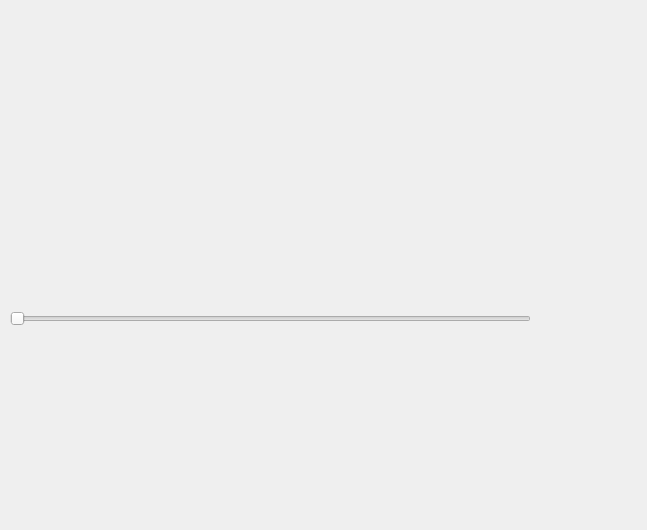
<?xml version="1.0" encoding="UTF-8"?>
<ui version="4.0">
 <class>Dynamic_battery</class>
 <widget class="QWidget" name="Dynamic_battery">
  <property name="geometry">
   <rect>
    <x>0</x>
    <y>0</y>
    <width>647</width>
    <height>530</height>
   </rect>
  </property>
  <property name="windowTitle">
   <string>Dynamic_battery</string>
  </property>
  <widget class="QSlider" name="horizontalSlider">
   <property name="geometry">
    <rect>
     <x>10</x>
     <y>310</y>
     <width>521</width>
     <height>18</height>
    </rect>
   </property>
   <property name="orientation">
    <enum>Qt::Horizontal</enum>
   </property>
  </widget>
  <widget class="Battery" name="battery" native="true">
   <property name="geometry">
    <rect>
     <x>20</x>
     <y>10</y>
     <width>482</width>
     <height>257</height>
    </rect>
   </property>
  </widget>
 </widget>
 <customwidgets>
  <customwidget>
   <class>Battery</class>
   <extends>QWidget</extends>
   <header>battery.h</header>
   <container>1</container>
  </customwidget>
 </customwidgets>
 <resources/>
 <connections/>
</ui>
